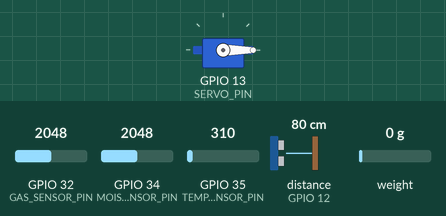
Bench run of a sketch on a simulated ESP32. Shown: servo. Wiring (inferred from the names in the program): ultrasonic range finder: trigger GPIO 14; echo GPIO 12. Inputs (shaded band) come from the test bench; at power-on: GPIO 34 (MOISTURE_SENSOR_PIN) = 2048, GPIO 32 (GAS_SENSOR_PIN) = 2048, GPIO 35 (TEMP_SENSOR_PIN) = 310, distance to the obstacle (sensor on GPIO 12) 80 cm, weight on the scale 0 g. The echo pulse lasts 58.3 µs per cm; WiFi joins after 1.5 s; servers stay silent unless stated; what the sketch prints to the serial monitor is not drawn.

Above: at 4.7 s.
4.8 s: GPIO 34 (MOISTURE_SENSOR_PIN) set to 1760
At 7.0 s:
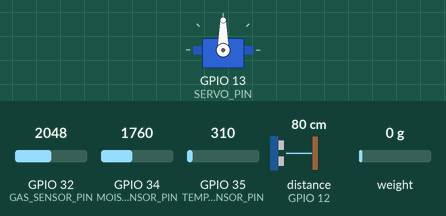
Timing chart, 0 to 19.4 s (numbered marks = the images above; inputs shaded):
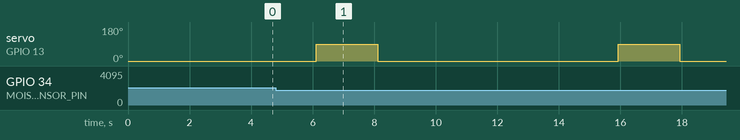

The sketch:

esp32_working.ino
```cpp
#include <ESP32Servo.h>
#include <WiFi.h>
#include <HX711.h>

// Pin Definitions
#define MOISTURE_SENSOR_PIN 34
#define TEMP_SENSOR_PIN     35
#define GAS_SENSOR_PIN      32
#define TRIG_PIN            14
#define ECHO_PIN            12
#define SERVO_PIN           13
#define ALT_SERVO_PIN       27
#define LOADCELL_DOUT_PIN   4
#define LOADCELL_SCK_PIN    5

// WiFi Credentials
const char* ssid = "mahin";
const char* password = "11111111";
WiFiClient client;

// ESP32-CAM IP
const char* esp32_cam_ip = "192.168.1.50";
const int esp32_cam_port = 80;

// Components
HX711 scale;
Servo myServo;
bool useAltServo = false;
float calibration_factor = -96650;

void setup() {
  Serial.begin(115200);
  Serial.println("🔄 ESP32 System Booting...");

  // Attach Servo
  myServo.setPeriodHertz(50); // Standard 50Hz
  myServo.attach(SERVO_PIN, 500, 2400); // Min and max pulse widths in microseconds
  myServo.write(0);
  delay(1000);

  if (myServo.read() != 0) {
    Serial.println("⚠ Switching to alternative Servo pin");
    myServo.detach();
    myServo.attach(ALT_SERVO_PIN, 500, 2400);
    useAltServo = true;
  }

  pinMode(TRIG_PIN, OUTPUT);
  pinMode(ECHO_PIN, INPUT);

  scale.begin(LOADCELL_DOUT_PIN, LOADCELL_SCK_PIN);
  scale.set_scale(calibration_factor);  // ⚠ Calibrate for your load cell
  scale.tare();

  // WiFi Connection
  Serial.print("📡 Connecting to WiFi");
  WiFi.begin(ssid, password);

  int attempt = 0;
  while (WiFi.status() != WL_CONNECTED && attempt < 20) {
    delay(500);
    Serial.print(".");
    attempt++;
  }

  if (WiFi.status() == WL_CONNECTED) {
    Serial.println("\n✅ WiFi Connected!");
    Serial.print("📍 IP Address: ");
    Serial.println(WiFi.localIP());
  } else {
    Serial.println("\n⚠ WiFi Connection Failed! Restarting...");
    ESP.restart();
  }
}

void loop() {
  float weight = scale.get_units(5);
  int moisture = readMoisture();
  int distance = getDistance();
  float temperatureC = readTemperature();
  int gasLevel = analogRead(GAS_SENSOR_PIN);

  Serial.println("\n🔍 Sensor Readings:");
  Serial.printf("⚖ Weight: %.2f\n", weight);
  Serial.printf("💧 Moisture: %d\n", moisture);
  Serial.printf("📏 Distance: %d cm\n", distance);
  Serial.printf("🌡 Temperature: %.2f °C\n", temperatureC);
  Serial.printf("🛢 Gas Level: %d\n", gasLevel);

  if (weight < 0 || moisture <= 0 || temperatureC < 0 || gasLevel < 0 || distance < 0) {
    Serial.println("⚠ Sensor Error! Assigning to Dry Bin & Capturing Image...");
    captureImage();
  }

  // Default to Dry Bin
  myServo.write(0);
  delay(2000);

  if (moisture > 0 && moisture <= 1800) {
    Serial.println("🗑 Dry Bin Selected (0°)");
    myServo.write(0);
  }
  else if (moisture > 1800 && moisture < 4095) {
    Serial.println("🗑 Wet Bin Selected (180°)");
    myServo.write(180);
  }
  else {
    Serial.println("⚠ Moisture Sensor Error - Using Distance Sensor");
    if (distance > 5 && distance < 25) {
      Serial.println("🖐 Object Detected (Wet Bin - 180°)");
      myServo.write(180);
      delay(2000);
    } else {
      Serial.println("📏 No Object Detected, Assigning Dry Bin");
      myServo.write(0);
    }
  }

  // Move to Horizontal
  Serial.println("⏳ Moving to Horizontal State...");
  myServo.write(90);
  delay(2000);

  // Reset
  Serial.println("🔄 Resetting to Dry Bin...");
  myServo.write(0);
  delay(5000);

  sendData(weight, moisture, temperatureC, gasLevel);
}

// Moisture Reading Averaged
int readMoisture() {
  long total = 0;
  for (int i = 0; i < 10; i++) {
    total += analogRead(MOISTURE_SENSOR_PIN);
    delay(10);
  }
  return total / 10;
}

// Convert Analog Temp to Celsius
float readTemperature() {
  int raw = analogRead(TEMP_SENSOR_PIN);
  float voltage = raw * (3.3 / 4095.0);  // ADC to volts
  return voltage * 100.0; // LM35: 10mV/°C
}

// Ultrasonic Distance with Timeout
int getDistance() {
  digitalWrite(TRIG_PIN, LOW);
  delayMicroseconds(2);
  digitalWrite(TRIG_PIN, HIGH);
  delayMicroseconds(10);
  digitalWrite(TRIG_PIN, LOW);

  long duration = pulseIn(ECHO_PIN, HIGH, 30000); // 30ms timeout
  if (duration == 0) return -1;
  return duration * 0.034 / 2;
}

// Send Data to Server
void sendData(float weight, int moisture, float temperatureC, int gasLevel) {
  Serial.println("📡 Sending Data to Server...");
  if (WiFi.status() == WL_CONNECTED) {
    if (client.connect("192.168.1.100", 80)) {
      String url = "/update?weight=" + String(weight, 2) +
                   "&moisture=" + String(moisture) +
                   "&temperature=" + String(temperatureC, 2) +
                   "&gas=" + String(gasLevel);
      client.print(String("GET ") + url + " HTTP/1.1\r\n" +
                   "Host: 192.168.1.100\r\n" +
                   "Connection: close\r\n\r\n");
      Serial.println("✅ Data Sent!");
    }
    client.stop();
  } else {
    Serial.println("⚠ WiFi Not Connected! Data Not Sent.");
  }
}

// Trigger ESP32-CAM to Capture Image
void captureImage() {
  Serial.println("📷 Capturing Image...");
  if (WiFi.status() == WL_CONNECTED) {
    if (client.connect(esp32_cam_ip, esp32_cam_port)) {
      client.print("GET /capture HTTP/1.1\r\n");
      client.print("Host: " + String(esp32_cam_ip) + "\r\n");
      client.print("Connection: close\r\n\r\n");
      Serial.println("📸 Image Captured & Sent!");
    }
    client.stop();
  } else {
    Serial.println("⚠ WiFi Not Connected! Unable to Capture Image.");
  }
}
```

Measured:
- by itself, servo on GPIO 13 (SERVO_PIN): alternates 90° for 2.0 s and 0° for 7.8 s
